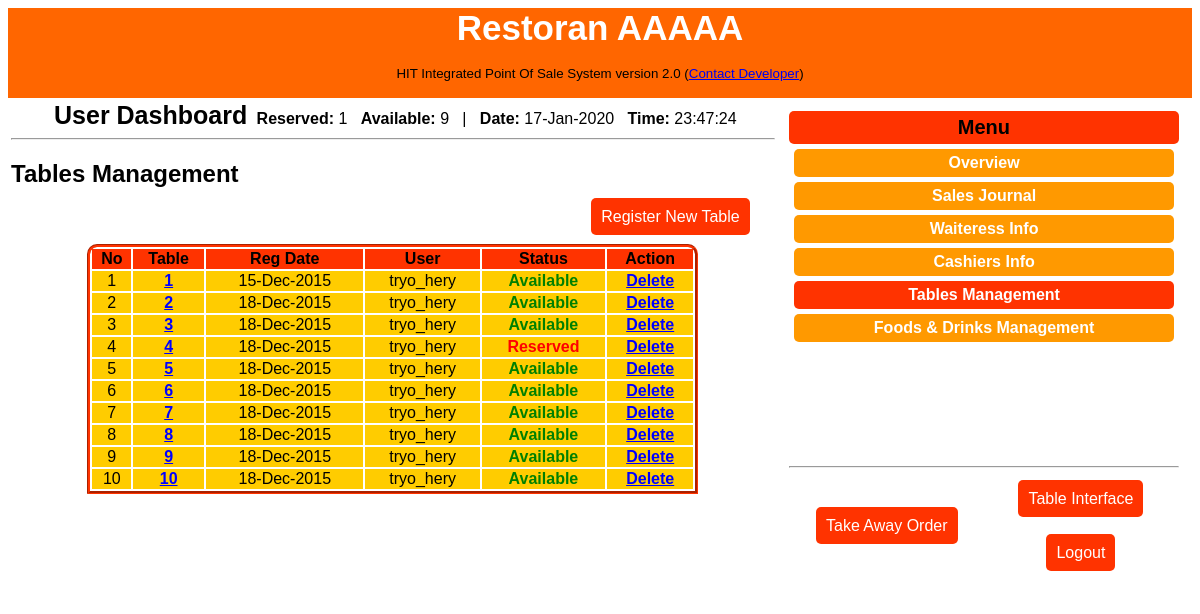
The page /cashiers/db_table_management.php (signed in) on the database its author committed.
### tables this page shows
CREATE TABLE `tables` (
  `table_id` int(11) NOT NULL,
  `table_no` varchar(255) NOT NULL,
  `table_status` varchar(255) NOT NULL,
  `table_date` varchar(255) NOT NULL,
  `table_user` varchar(255) NOT NULL
);

### cashiers/db_table_management.php (the view, shortened to what this page needs)
<?php
if(isset($_SESSION["user_name"])){
require_once("template/._header.php");
require_once("includes/connection.php");
$available = "0";
$reserved = "1";
$qtable_ava = mysqli_query($conn, "SELECT * FROM tables WHERE table_status = '{$available}'");
$rwqt_ava = mysqli_num_rows($qtable_ava);
$qtable_res = mysqli_query($conn, "SELECT * FROM tables WHERE table_status = '{$reserved}'");
$rwqt_res = mysqli_num_rows($qtable_res);
?>
<div align="center">
        <strong style="font-size:25px; padding: 5px;">User Dashboard</strong>
            <strong>Reserved:</strong> <?= $rwqt_res ?> &nbsp;  <strong>Available:</strong> <?= $rwqt_ava ?>
            &nbsp; | &nbsp;
            <strong>Date:</strong> <?= date("d-M-Y",time() - 54000) ?>  &nbsp;
            <strong>Time:</strong> <?= date("H:i:s",time() + 54000) ?>
            	<hr /></div>
	<h2>Tables Management</h2>
<div align="center">
	<div align="right" id="rb_menu" style="margin-right:25px;"><a href="add_table.php">Register New Table</a></div>
    <br />
	<table class="tbl" width="80%" style="border:#F30 groove; border-top-right-radius:10px; border-top-left-radius:10px;">
    	<tr style="background:#F30;" >
        	<th>No</th>
            <th>Table</th>
            <th>Reg Date</th>
            <th>User</th>
            <th>Status</th>
            <th>Action</th>
        </tr>
        <?php
		$no = 0 + 1;
        	$qtable = mysqli_query($conn, "SELECT * FROM tables");
				while($rqtable = mysqli_fetch_array($qtable)){
					$table_status = $rqtable["table_status"];
					if($table_status == "0"){
						$status = "<strong style='color:green;'>Available</strong>";
					}else{
						$status = "<strong style='color:red;'>Reserved</strong>";
					}
		?>
        <tr>
        	<td align="center"><?= $no ?></td>
            <td align="center"><div id="delete_button"><a href="table.php?table_no=<?= $rqtable["table_no"] ?>"><strong><?= $rqtable["table_no"] ?></strong></a></div></td>
            <td align="center"><?= $rqtable["table_date"] ?></td>
            <td align="center"><?= $rqtable["table_user"] ?></td>
            <td align="center"><?= $status ?></td>
            <td align="center"><div id="delete_button"><a href="tbl_delete.php?table_id=<?= $rqtable["table_id"] ?>" >
            						<strong>Delete</strong>
                               </a></div>
            </td>
        </tr>
    	<?php
		$no++;
				}
        ?>
    </table>
</div>
</td>
        <td width="35%" valign="top" align="center">
            <div id="right_bar" align="center">
                <div id="rb_total" align="center" style="height:275px;">
                    <div align="center" id="rbt_rm" style="background:#F30; border-radius:5px; padding:5px;">
                        <strong style="font-size:20px;">Menu</strong>
                    </div>
                   <div id="menudb_inactive" style="" align="center">
                        <a href="dashboard.php">
                        <div align="center">
                        <strong style="color:#fff;">Overview</strong>
                        </div></a>
                   </div>
                   <div id="menudb_inactive" style="" align="center">
                        <a href="db_sale_journal.php">
                        <div align="center">
                        <strong style="color:#fff;">Sales Journal</strong>
                        </div></a>
                   </div>
                   <div id="menudb_inactive" style="" align="center">
                        <a href="db_waiteress_info.php">
                        <div align="center">
                        <strong style="color:#fff;">Waiteress Info</strong>
                        </div></a>
                   </div>
                   <div id="menudb_inactive" style="" align="center">
                        <a href="db_cashier_info.php">
                        <div align="center">
                        <strong style="color:#fff;">Cashiers Info</strong>
                        </div></a>
                   </div>
                   <div id="menudb_active" style="" align="center">
                        <a href="db_table_management.php">
                        <div align="center">
                        <strong style="color:#fff;">Tables Management</strong>
                        </div></a>
                   </div>
                   <div id="menudb_inactive" style="" align="center">
                        <a href="db_food_drink_management.php">
                        <div align="center">
                        <strong style="color:#fff;">Foods & Drinks Management</strong>
                        </div></a>
                   </div>
           		</div>
            <br /><br /><br /><br />
         <hr />
         <table width="100%" height="100" border="0">
         	<tr>
         		<td width="50%" >
                	<div align="center" id="rb_menu">
                    	<a href="">Take Away Order</a>
                    </div>
                </td>
                <td>
                	<div align="center" id="rb_menu">
                		<a href="index.php">Table Interface</a><br /><br /><br />
                		<a href="logout.php">Logout</a>
                   	</div>
                </td>
         	</tr>
         </table>
         </div>
         </td>
     </tr>
</table>
</body>
</html>
<?php
}else{
	header("Location: ../index.php");
}
?>

### cashiers/template/style.css (style rules this page uses)
body { font-family:Verdana, Geneva, sans-serif; }
div#right_bar { background:#fff; padding: 10px; }
div#rb_menu > a { background:#F30; color:#FFF; padding:10px; border-radius:5px; font-size:16px; text-decoration:none; }
div#menudb_inactive { width:100%; }
div#menudb_inactive > a { float: left; width:95%; margin-left:5px; padding:5px; background: #F90; border-radius:5px; text-decoration:none; margin-top:5px; }
div#menudb_active > a { float: left; width:95%; margin-left:5px; padding:5px; background: #F30; border-radius:5px; text-decoration:none; margin-top:5px; }
.tbl tr { background-color: #FC0; }
div#delete_button > a { color:blue; }

### rows shown on the page
tables: table_no "1", table_date "15-Dec-2015", table_user "tryo_hery", table_status "Available"
tables: table_no "2", table_date "18-Dec-2015", table_user "tryo_hery", table_status "Available"
tables: table_no "3", table_date "18-Dec-2015", table_user "tryo_hery", table_status "Available"
tables: table_no "4", table_date "18-Dec-2015", table_user "tryo_hery", table_status "Reserved"
tables: table_no "5", table_date "18-Dec-2015", table_user "tryo_hery", table_status "Available"
tables: table_no "6", table_date "18-Dec-2015", table_user "tryo_hery", table_status "Available"
tables: table_no "7", table_date "18-Dec-2015", table_user "tryo_hery", table_status "Available"
tables: table_no "8", table_date "18-Dec-2015", table_user "tryo_hery", table_status "Available"
tables: table_no "9", table_date "18-Dec-2015", table_user "tryo_hery", table_status "Available"
tables: table_no "10", table_date "18-Dec-2015", table_user "tryo_hery", table_status "Available"

### other values the page prints
$rwqt_res "1"
$rwqt_ava "9"
